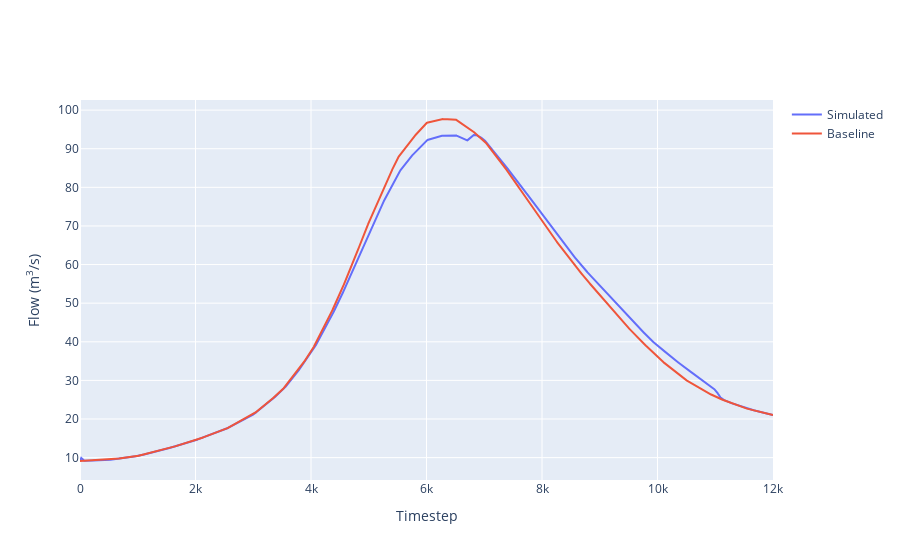

The notebook cell saved with this chart:
### Code cell
outfall_flow_fig = go.Figure()
outfall_flow_fig.add_trace(go.Scatter(y=network.nodes["outfall"]["flow"], name="Simulated"))
outfall_flow_fig.add_trace(go.Scatter(y=inflows[RETURN_PERIOD]["Total (W)"], name="Baseline"))
outfall_flow_fig.update_xaxes(title="Timestep")
outfall_flow_fig.update_yaxes(title="Flow (m<sup>3</sup>/s)")

### Figure 1 — Plotly figure (JSON) as saved in the notebook; plotly's stock layout.template omitted (floating-point values rounded to 4 significant figures; data arrays with more than 128 entries replaced by an {"elided": "..."} marker saying what was removed)
{"data": [{"name": "Simulated", "type": "scatter", "y": {"elided": "12001 float values"}}, {"name": "Baseline", "type": "scatter", "y": {"elided": "12001 float values"}}], "layout": {"xaxis": {"title": {"text": "Timestep"}}, "yaxis": {"title": {"text": "Flow (m<sup>3</sup>/s)"}}}}
